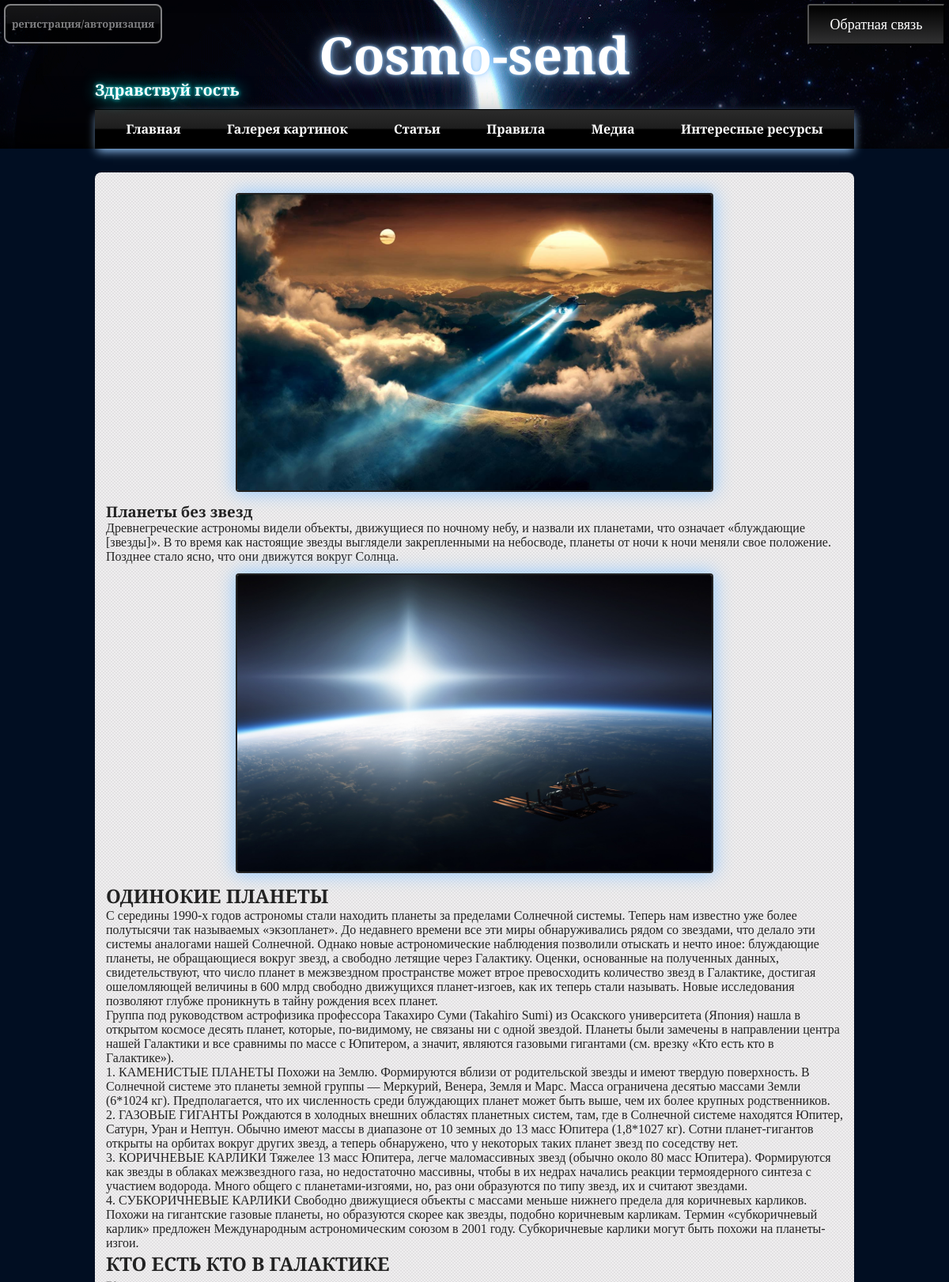
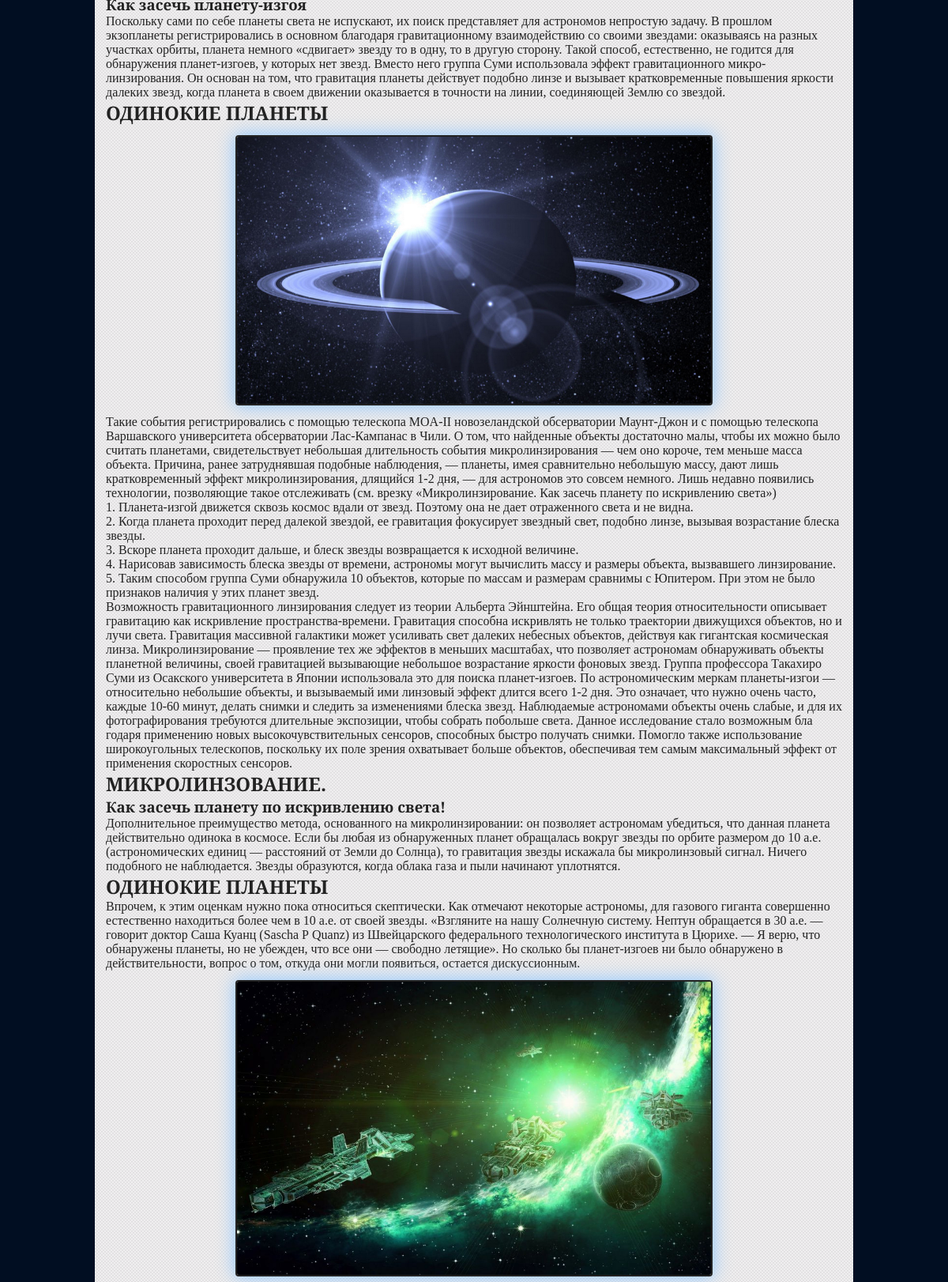
The page /articles_id.php?id=3 (upper part) on the database its author committed (2 pictures, top to bottom).
### tables this page shows
CREATE TABLE IF NOT EXISTS `articles_categories` (
  `id` int(11) NOT NULL,
  `title` varchar(100) NOT NULL,
  `page` varchar(255) NOT NULL
);

CREATE TABLE IF NOT EXISTS `articles` (
  `id` int(11) NOT NULL,
  `title` varchar(255) DEFAULT NULL,
  `image` varchar(255) NOT NULL,
  `text` text,
  `categorie_id` int(11) DEFAULT '3',
  `pubdate` datetime NOT NULL,
  `views` int(11) NOT NULL DEFAULT '0'
);

### php/config.php (called while the page is built, shortened)
<?php
	$config = array(
		'title' => 'Cosmo-send',
		'db' => array(
			'server' => 'localhost',
			'username' => 'root',
			'password' => '',
			'name' => 'cp194561_Cosmo-send'
		)
	);

### articles_id.php (the view, shortened to what this page needs)
<?php
    include "includes/links.php";
?>
<body>
<div class="wrapper">
<?php
	include "includes/header.php";
?>
	<div class="content">
		<div class="position">
			<div id="papper">
				<?php
					$articles = mysqli_query($connection, "SELECT * FROM `articles` WHERE `id` = " .(int) $_GET['id']);
					if (mysqli_num_rows($articles) <=0) {
						?>
							<h1 style="color: #222;">Запрашиваемая вами статья не существует!</h1>
						<?php
					}else{
						$art = mysqli_fetch_assoc($articles);
						?>
						<div id="first_art" class="recent_art_view">
							<div class="img_for_art_view"><img class="image_article" src="img/articles/<?php echo $art['image'];?>"></div>
							<div class="description_view">
								<h3><?=$art['title'];?></h3>
								<p><?=$art['text'];?></p>
							</div>
						</div>
					<?php
					}
				?>
			</div>
		</div>
	</div>
</div>
</body>
</html>

### includes/header.php (shortened to what this page needs)
	<div class="header">
<?php
if ($result_auth == $auth){
	echo '<span><button id="logout" onClick=\'location.href = "php/logout.php"\'>Выйти</button></span>';
}elseif ($result_auth == $guest){
	echo '<input id="button_authorization" type="button" name="button_authorization" value="регистрация/авторизация">';
}
?>
<input id="button_feedback" type="button" name="button_feedback" value="Обратная связь" />
		<div class="position">
			<?if ($result_auth == $auth){
					$uname = "Добро пожаловать: ".ucfirst($_SESSION ['username']);
					$setting = '<span id = "setting">&#9776;Настройки</span>';
					echo '<div class="name_and_setting">'.$uname.$setting.'</div>';
				}elseif ($result_auth == $guest){
					$nots = "<div class = name_and_setting>Здравствуй гость</div>";
					echo $nots;
				}
			?>
			<h1 class="logo"><?=$config['title'];?></h1>
			<nav id="navigator">
				<?php
					$categories = mysqli_query($connection, "SELECT * FROM `articles_categories`");
					while ( ($cat = mysqli_fetch_assoc($categories)) ) {
						?>
							<a href="<?=$cat['page'].'.php';?>"><?=$cat['title'];?></a>
					<?php
					}
				?>
			</nav>
		</div>
	</div>

### css/main/index.css (style rules this page uses)
* { font-family: 'PT Serif', serif; margin: 0; padding: 0; text-decoration: none; list-style: none; color: #fff; }
body { background-color: #010E22; height: 100%; background-image: url(../../img/main/cosmosbg.png); }
input, textarea { margin: 5px; padding: 1px 7px; }
.wrapper { display: flex; flex-direction: column; height: 100%; }
.header { flex: 3 0 auto; background-image: url(../../img/main/bg.png); background-repeat: no-repeat; box-shadow: 0px -38px 61px -19px #000000 inset; }
.content { margin: 30px 0 78px 0; flex: 2 0 auto; }
.position { position: relative; width: 960px; left: calc(50% - 480px); height: 100%; }

### css/main/auth.css (style rules this page uses)
#button_authorization { position: fixed; margin: 5px; width: 200px; height: 50px; background: -webkit-linear-gradient(#2b2b2b 0%, #1e1e1e 48%, #000 52%, #000 100%); background: -o-linear-gradient(#2b2b2b 0%, #1e1e1e 48%, #000 52%, #000 100%); background: linear-gradient(#2b2b2b 0%, #1e1e1e 48%, #000 52%, #000 100%); border: 2px solid #fff; border-radius: 8px; color: #fff; font-weight: bolder; opacity: .5; z-index: 10; animation: shadowlogo 8s linear infinite; font-size: 13px; }
#button_feedback { position: absolute; background: linear-gradient(to top, #313132, #000); border-radius: 3px; width: 174px; height: 52px; color: white; font-size: 18px; right: 0; }
.name_and_setting { position: absolute; margin-top: 100px; color: white; font-size: 20px; font-weight: bold; text-shadow: 1px 1px 20px #00FFFF, 0 0 5px #00FFFF; width: 100%; height: 25px; }

### css/main/header.css (style rules this page uses)
.logo { padding: 25px 0; color: #fff; font-size: 65px; text-shadow: 1px 1px 20px #99CCFF, 0 0 5px #99CCFF; text-align: center; }
#navigator { width: 100%; background: -webkit-linear-gradient(#2b2b2b 0%, #1e1e1e 48%, #000 52%, #000 100%); background: -o-linear-gradient(#2b2b2b 0%, #1e1e1e 48%, #000 52%, #000 100%); background: linear-gradient(#2b2b2b 0%, #1e1e1e 48%, #000 52%, #000 100%); border-top: 1px solid black; border-bottom: 1px solid black; box-shadow: 1px 5px 12px -2px #99CCFF; padding: 0.8em 0; text-decoration: none; text-align: center; }
#navigator>a { font-weight: bold; margin: 0 27.2px; font-size: 1em; }

### css/main/content.css (style rules this page uses)
#papper { padding: 14px; background-image: url(../../img/main_content/containerbg.png); border-radius: 8px; }
#papper>h6,h5,h4,h3,h2,h1,p,b,i,li { color: #222; }

### css/articles/view.css (style rules this page uses)
.img_for_art_view { margin: 12px auto; display: flex; justify-content: center; }
.recent_art_view { margin-bottom: 15px; }
.image_article { border-radius: 4px; border: 2px solid #222; box-shadow: 0 0 22px 2px #99CCFF; max-height: 400px; max-width: 600px; cursor: zoom-in; }

### rows shown on the page
articles_categories: title "Главная"
articles_categories: title "Галерея картинок"
articles_categories: title "Статьи"
articles_categories: title "Правила"
articles_categories: title "Медиа"
articles_categories: title "Интересные ресурсы"
articles: image (picture), title "Планеты без звезд", text "Древнегреческие астрономы видели объекты, движущиеся по ночному небу, и назвали их планетами, что означает «блуждающие [звезды]». В то время как настоящие звезды выглядели закрепленными на небосводе, планеты от ночи к ночи меняли свое положение. Позднее стало ясно, что они движутся вокруг Солнца. ОДИНОКИЕ ПЛАНЕТЫ С середины 1990-х годов астрономы стали находить планеты за пределами Солнечной системы. Теперь нам известно уже более полутысячи так называемых «экзопланет». До недавнего времени все эти миры обнаруживались рядом со звездами, что делало эти системы аналогами нашей Солнечной. Однако новые астрономические наблюдения позволили отыскать и нечто иное: блуждающие планеты, не…", text (picture)

### other values the page prints
$config['title'] "Cosmo-send"
